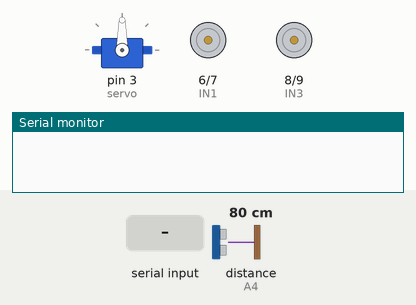
Simulated run of this sketch. Board: Arduino Uno, built with avr-gcc and run on an emulated ATmega328P. Parts: servo, motor-driver pin pairs drawn as motors (green arrow = first pin HIGH = forward, orange = second pin HIGH = backward, longer = more drive, scaled by the enable pin), the last lines printed to the serial monitor. The test bench sets the inputs (shaded band); at power-on: distance to the obstacle (sensor on A4) 80 cm. The echo pulse lasts 58.3 µs per cm.

Above: at 1.2 s.
1.3 s: byte 49 ('1') received over Serial
2.8 s: byte 32 (' ') received over Serial
At 3.8 s:
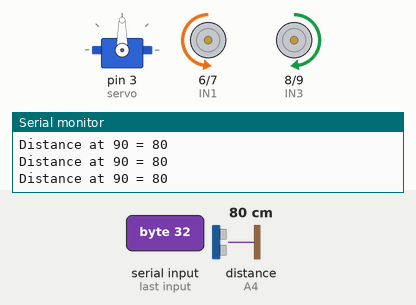
Timing chart, 0 to 10.3 s (numbered marks = the images above; inputs shaded):
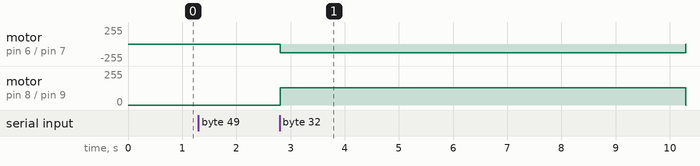

The sketch:

car-usound.ino
```cpp
//www.elegoo.com
//2016.09.23
#include <Servo.h>

// For motor
int IN1=6;
int IN2=7;
int IN3=8;
int IN4=9;
int ENA=5;
int ENB=11;

// For servo
Servo servo;
int Echo = A4;
int Trig = A5;


int distance()
{
  digitalWrite(Trig, LOW);
  delayMicroseconds(2);
  digitalWrite(Trig, HIGH);
  delayMicroseconds(20);
  digitalWrite(Trig, LOW);
  float d = pulseIn(Echo, HIGH);
  d = d / 58;
  return (int)d;
}

void leftWheelsRev()
{
  digitalWrite(IN1,HIGH);
  digitalWrite(IN2,LOW);
}

void rightWheelsRev()
{
  digitalWrite(IN3,LOW);
  digitalWrite(IN4,HIGH);
}

void leftWheelsFwd()
{
  digitalWrite(IN2,HIGH);
  digitalWrite(IN1,LOW);
}

void rightWheelsFwd()
{
  digitalWrite(IN4,LOW);
  digitalWrite(IN3,HIGH);
}

void leftWheelsStop()
{
  digitalWrite(IN2,LOW);
  digitalWrite(IN1,LOW);
}

void rightWheelsStop()
{
  digitalWrite(IN4,LOW);
  digitalWrite(IN3,LOW);
}

void carMoveFwd()
{
  leftWheelsFwd();
  rightWheelsFwd();
}

void carMoveRev()
{
  leftWheelsRev();
  rightWheelsRev();
}

void carStop()
{
  leftWheelsStop();
  rightWheelsStop();
}

void carRotateClockwise()
{
  leftWheelsRev();
  rightWheelsFwd();
}

void carRotateCounterClockwise()
{
  leftWheelsFwd();
  rightWheelsRev();
}

void setSpeed(int speed)
{
  analogWrite(ENA, speed);
  analogWrite(ENB, speed);
}

void setup()
{
  // For motor (L298)
  pinMode(IN1,OUTPUT);
  pinMode(IN2,OUTPUT);
  pinMode(IN3,OUTPUT);
  pinMode(IN4,OUTPUT);
  pinMode(ENA,OUTPUT);
  pinMode(ENB,OUTPUT);

  // For bluetooth
  Serial.begin(9600);

  // set speed to max.
  digitalWrite(ENA,HIGH);
  digitalWrite(ENB,HIGH);

  // for USound
  pinMode(Echo, INPUT);
  pinMode(Trig, OUTPUT);

  // servo
  servo.attach(3);
  servo.write(90);
}

void reportDurationAndSpeed(int duration, int speed)
{
  Serial.print("Duration of ");
  Serial.print(duration);
  Serial.print(" at speed ");
  Serial.println(speed);
}

void reportDistance(int angle, int d)
{
  Serial.print("Distance at ");
  Serial.print(angle);
  Serial.print(" = ");
  Serial.println(d);
}

void runTillObstacle()
{
  int d;
  while(true) {
    d = distance();
    reportDistance(90, d);
    if(d < 20) {
      break;
    } else {
      carMoveFwd();
      delay(100);
      carStop();
    }
  }
}

int speed = 255;
int duration = 0;

void loop()
{
  char getstr = Serial.read();

  switch(getstr) {
  case 'A':
  case 'a':
    carRotateCounterClockwise();
    break;

  case 'W':
  case 'w':
    carMoveFwd();
    break;

  case 'D':
  case 'd':
    carRotateClockwise();
    break;

  case 'S':
  case 's':
    carMoveRev();
    break;

  case 'X':
  case 'x':
    carStop();
    break;

  // speed controls
  case '1':
    speed = 128;
    reportDurationAndSpeed(duration, speed);
    setSpeed(speed);
    break;
  case '2':
    speed = 192;
    reportDurationAndSpeed(duration, speed);
    setSpeed(speed);
    break;
  case '3':
    speed = 255;
    reportDurationAndSpeed(duration, speed);
    setSpeed(speed);
    break;

  case ' ':
    runTillObstacle();
    break;

  // for controlling duration
  case '+':
    duration += 100;
    reportDurationAndSpeed(duration, speed);
    break;
  case '-':
    duration -= 100;
    reportDurationAndSpeed(duration, speed);
    break;
  case '0':
    duration = 0;
    reportDurationAndSpeed(duration, speed);
    break;
  }

  if(duration != 0) {
    delay(duration);
    carStop();
  }
}
```

Measured:
- after the input at 2.8 s, motor on pin 6 (IN1) / pin 7 (IN2): stopped → backward 128/255 at once, → stopped 7.5 s later; motor on pin 8 (IN3) / pin 9 (IN4): stopped → forward 128/255 at once, → stopped 7.5 s later
